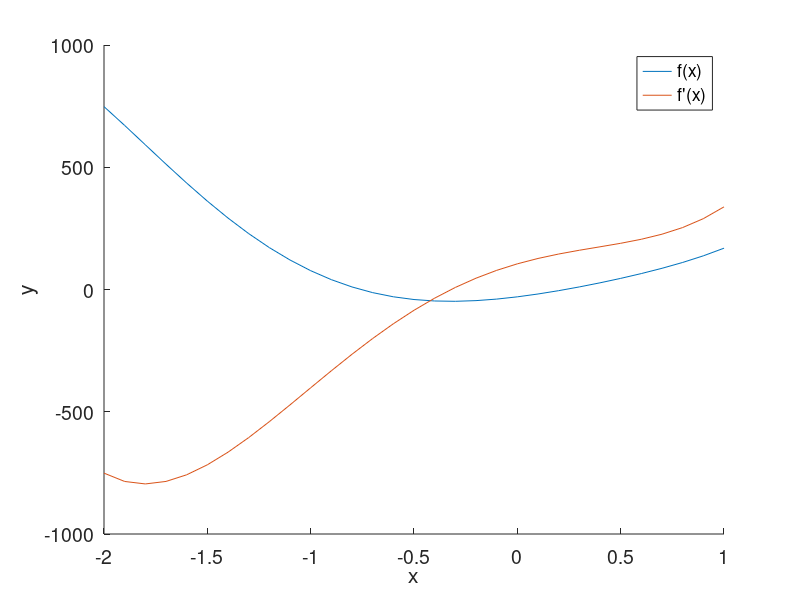

Recreate this plot in MATLAB.
% ExerciseC10P7
clc;
clear;
close all;

y1 = [5, -7, 5, 10];
y2 = [4, 12, -3];
x = -2:0.1:1;

f = conv(y1, y2);

fd1 = polyder(f);

hold on;
plot(x, polyval(f, x));
plot(x, polyval(fd1, x));

xlabel('x');
ylabel('y');
legend('f(x)', 'f''(x)');
set(gca, 'FontSize', 14);
hold off;
